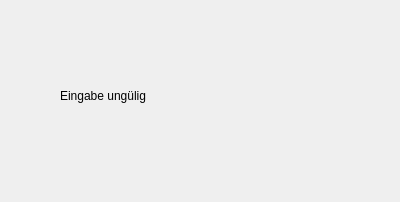
<?xml version="1.0" encoding="UTF-8"?>
<ui version="4.0">
 <class>Dialog</class>
 <widget class="QDialog" name="Dialog">
  <property name="geometry">
   <rect>
    <x>0</x>
    <y>0</y>
    <width>400</width>
    <height>202</height>
   </rect>
  </property>
  <property name="windowTitle">
   <string>Dialog</string>
  </property>
  <widget class="QPushButton" name="task_al">
   <property name="geometry">
    <rect>
     <x>140</x>
     <y>230</y>
     <width>75</width>
     <height>24</height>
    </rect>
   </property>
   <property name="text">
    <string>verstanden</string>
   </property>
  </widget>
  <widget class="QLabel" name="label">
   <property name="geometry">
    <rect>
     <x>60</x>
     <y>40</y>
     <width>251</width>
     <height>111</height>
    </rect>
   </property>
   <property name="text">
    <string>Eingabe ungülig</string>
   </property>
  </widget>
 </widget>
 <resources/>
 <connections>
  <connection>
   <sender>task_al</sender>
   <signal>clicked()</signal>
   <receiver>Dialog</receiver>
   <slot>close()</slot>
   <hints>
    <hint type="sourcelabel">
     <x>177</x>
     <y>241</y>
    </hint>
    <hint type="destinationlabel">
     <x>199</x>
     <y>149</y>
    </hint>
   </hints>
  </connection>
 </connections>
</ui>
